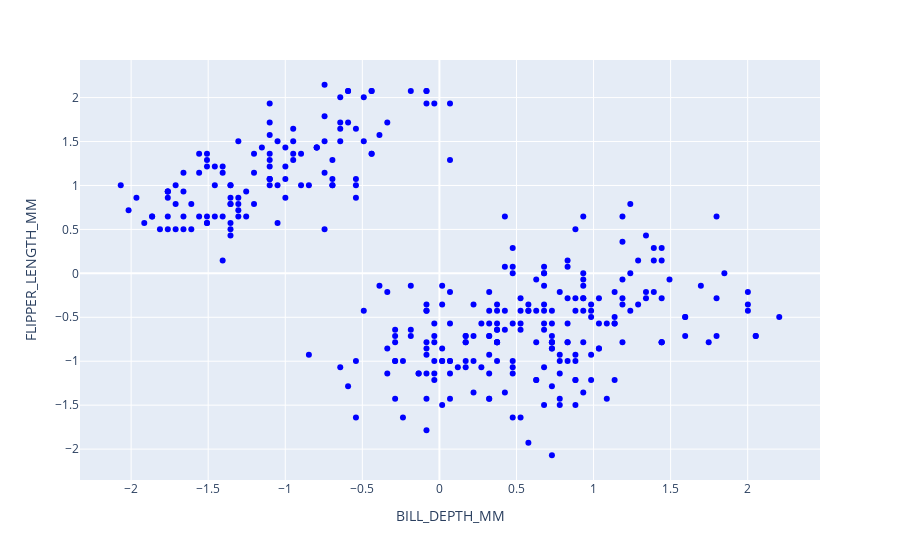

The cell this chart's notebook holds for it:
### Code cell
fig_1.show()

### Figure 1 — Plotly figure (JSON) as saved in the notebook; plotly's stock layout.template omitted (floating-point values rounded to 4 significant figures; data arrays with more than 128 entries replaced by an {"elided": "..."} marker saying what was removed)
{"data": [{"hovertemplate": "BILL_DEPTH_MM=%{x}<br>FLIPPER_LENGTH_MM=%{y}<extra></extra>", "legendgroup": "", "marker": {"color": "blue", "symbol": "circle"}, "mode": "markers", "name": "", "orientation": "v", "showlegend": false, "type": "scatter", "x": {"elided": "333 float values"}, "xaxis": "x", "y": {"elided": "333 float values"}, "yaxis": "y"}], "layout": {"legend": {"tracegroupgap": 0}, "margin": {"t": 60}, "xaxis": {"anchor": "y", "domain": [0, 1], "title": {"text": "BILL_DEPTH_MM"}}, "yaxis": {"anchor": "x", "domain": [0, 1], "title": {"text": "FLIPPER_LENGTH_MM"}}}}
